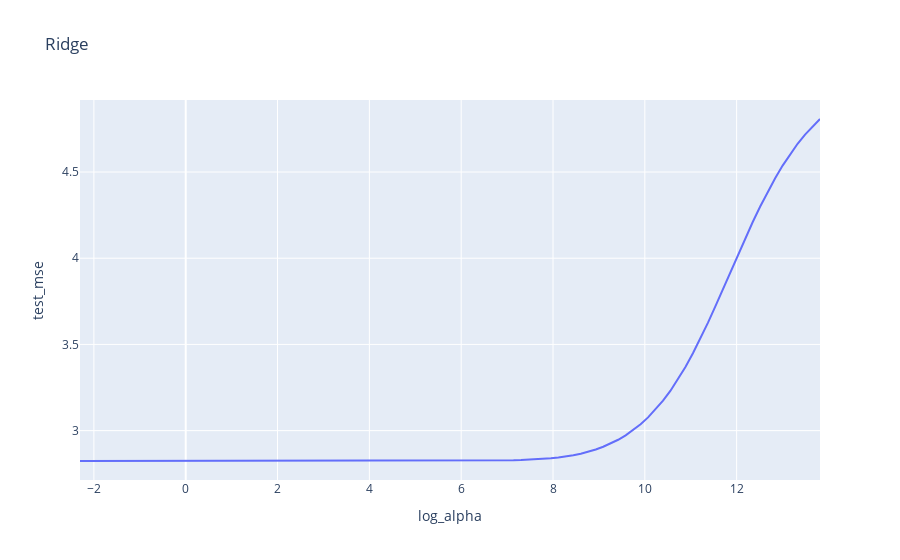

This figure's notebook cell:
### Code cell
alphas = np.logspace(-1, 6, 100)
ridge_cv_scores = []
# create a for loop to compute the cross-validation score for each alpha value
for alpha in alphas:
    ridge = Ridge(alpha=alpha)
    ridge_cv = cross_validate(estimator=ridge,
                              X=X_std,
                              y=y,
                              cv=10,
                              scoring='neg_root_mean_squared_error')
    ridge_cv_scores.append({'alpha': alpha,
                            'log_alpha': np.log(alpha),
                            'test_mse': -np.mean(ridge_cv['test_score'])})

# convert the cross-validation scores into a data frame
ridge_cv_scores_df = pd.DataFrame(ridge_cv_scores)

# plot the cross-validation scores as a function of alpha
px.line(ridge_cv_scores_df,
        x='log_alpha',
        y='test_mse',
        title='Ridge')

### Figure 1 — Plotly figure (JSON) as saved in the notebook; plotly's stock layout.template omitted (floating-point values rounded to 4 significant figures)
{"data": [{"hovertemplate": "log_alpha=%{x}<br>test_mse=%{y}<extra></extra>", "legendgroup": "", "line": {"color": "#636efa", "dash": "solid"}, "marker": {"symbol": "circle"}, "mode": "lines", "name": "", "orientation": "v", "showlegend": false, "type": "scatter", "x": [-2.303, -2.14, -1.977, -1.814, -1.651, -1.489, -1.326, -1.163, -1.0, -0.8373, -0.6745, -0.5117, -0.3489, -0.1861, -0.02326, 0.1396, 0.3024, 0.4652, 0.628, 0.7908, 0.9536, 1.116, 1.279, 1.442, 1.605, 1.768, 1.93, 2.093, 2.256, 2.419, 2.582, 2.744, 2.907, 3.07, 3.233, 3.396, 3.559, 3.721, 3.884, 4.047, 4.21, 4.373, 4.535, 4.698, 4.861, 5.024, 5.187, 5.349, 5.512, 5.675, 5.838, 6.001, 6.163, 6.326, 6.489, 6.652, 6.815, 6.978, 7.14, 7.303, 7.466, 7.629, 7.792, 7.954, 8.117, 8.28, 8.443, 8.606, 8.768, 8.931, 9.094, 9.257, 9.42, 9.582, 9.745, 9.908, 10.07, 10.23, 10.4, 10.56, 10.72, 10.88, 11.05, 11.21, 11.37, 11.54, 11.7, 11.86, 12.02, 12.19, 12.35, 12.51, 12.68, 12.84, 13.0, 13.16, 13.33, 13.49, 13.65, 13.82], "xaxis": "x", "y": [2.824, 2.824, 2.824, 2.824, 2.824, 2.824, 2.824, 2.824, 2.824, 2.824, 2.824, 2.824, 2.824, 2.824, 2.824, 2.824, 2.824, 2.824, 2.824, 2.824, 2.824, 2.824, 2.824, 2.824, 2.824, 2.824, 2.824, 2.824, 2.824, 2.824, 2.824, 2.824, 2.824, 2.824, 2.824, 2.824, 2.824, 2.824, 2.824, 2.824, 2.824, 2.824, 2.824, 2.824, 2.824, 2.824, 2.824, 2.824, 2.824, 2.824, 2.824, 2.824, 2.825, 2.825, 2.825, 2.825, 2.826, 2.827, 2.828, 2.829, 2.831, 2.833, 2.836, 2.839, 2.844, 2.85, 2.857, 2.866, 2.877, 2.891, 2.906, 2.925, 2.947, 2.973, 3.003, 3.037, 3.077, 3.122, 3.174, 3.232, 3.297, 3.369, 3.449, 3.534, 3.625, 3.72, 3.819, 3.918, 4.018, 4.115, 4.21, 4.3, 4.385, 4.464, 4.537, 4.604, 4.664, 4.717, 4.765, 4.807], "yaxis": "y"}], "layout": {"legend": {"tracegroupgap": 0}, "title": {"text": "Ridge"}, "xaxis": {"anchor": "y", "domain": [0, 1], "title": {"text": "log_alpha"}}, "yaxis": {"anchor": "x", "domain": [0, 1], "title": {"text": "test_mse"}}}}
